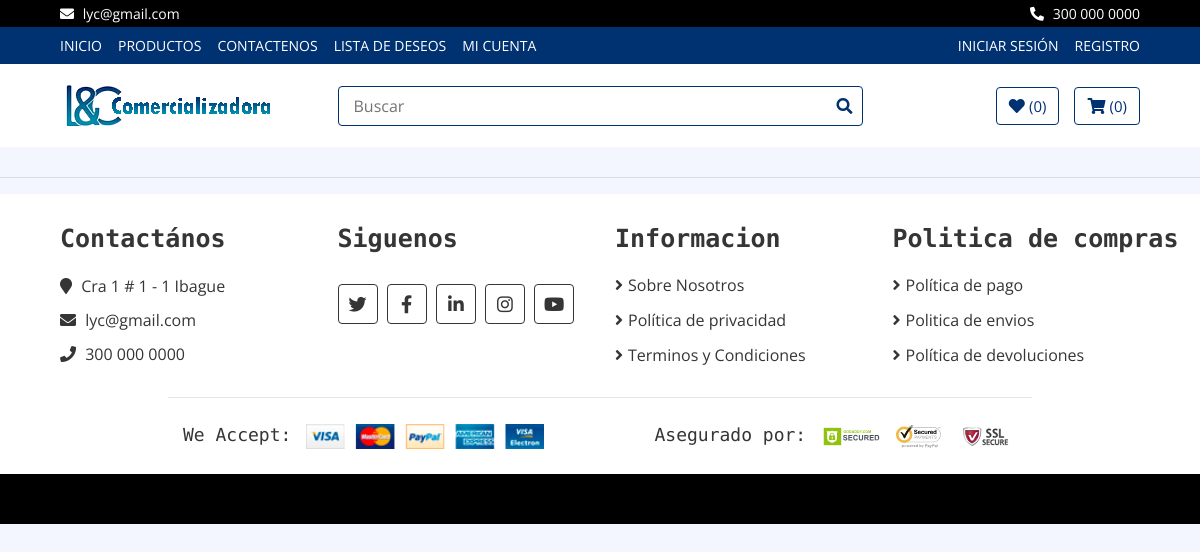
Page /politicas/politica-pagos/ on the earlier database version.
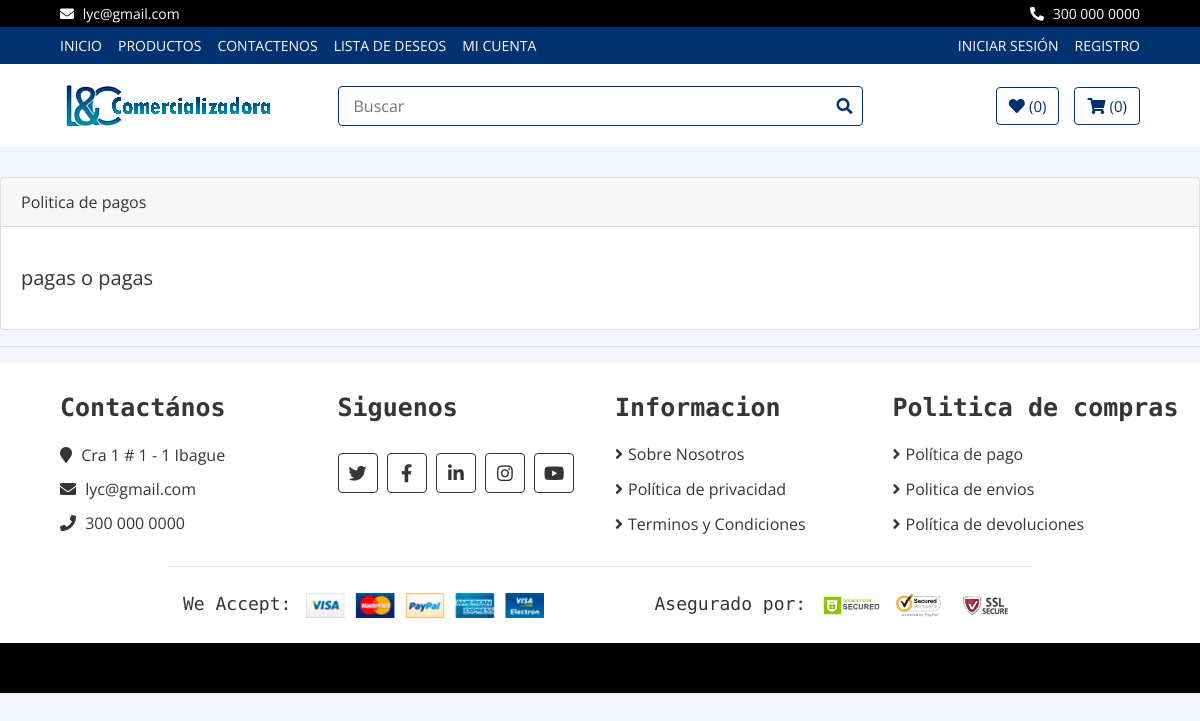
Same page on the later database version.
### politicas/models.py (models this page shows, shortened)
class Polpago(models.Model):
    titulo = models.CharField(max_length=50)
    contenido = RichTextField()

### politicas/views.py (the view)
# urls.py: path('politica-pagos/', views.Politicapago, name='politica-pagos'),
def Politicapago(request):
    pagos = Polpago.objects.all()
    return render(request, 'politicas/politica_pago.html',{'pagos':pagos})

### core/context_processors.py (called while the page is built)
def correo_empresa(request):
    correo_empresa = CorreoEmpresa.objects.first()
    return {'correo_empresa': correo_empresa}

### politicas/templates/politicas/politica_pago.html (shortened to what this page needs)
{% extends 'core/base.html'%}
{% load static %}
{% block content%}
    {%for p in pagos %}
        <div class="card">
            <div class="card-header">{{p.titulo}}</div>
            <div class="card-body">
                <blockquote class="blockquote mb-0">
                    <p>{{p.contenido | safe}}</p>
                </blockquote>
            </div>
        </div>
    {%endfor%}
{% endblock %}

Differences in the rows shown:
added Polpago: titulo "Politica de pagos", contenido "pagas o pagas"
